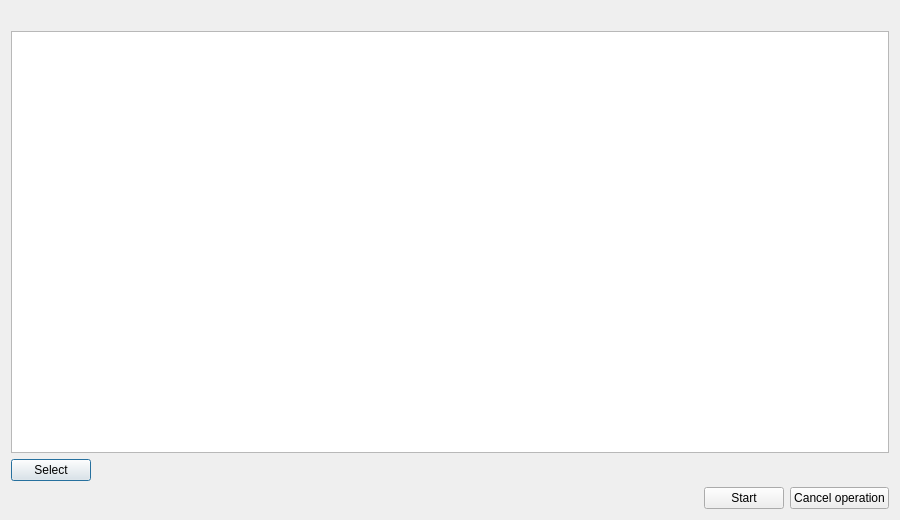
<?xml version="1.0" encoding="UTF-8"?>
<ui version="4.0">
 <class>CConflictListDialog</class>
 <widget class="QDialog" name="CConflictListDialog">
  <property name="geometry">
   <rect>
    <x>0</x>
    <y>0</y>
    <width>900</width>
    <height>520</height>
   </rect>
  </property>
  <property name="windowTitle">
   <string>Conflicts</string>
  </property>
  <layout class="QVBoxLayout" name="mainLayout">
   <item>
    <widget class="QLabel" name="lblSummary">
     <property name="text">
      <string notr="true"/>
     </property>
    </widget>
   </item>
   <item>
    <widget class="QTreeView" name="conflictsView">
     <property name="selectionMode">
      <enum>QAbstractItemView::SelectionMode::ExtendedSelection</enum>
     </property>
     <property name="selectionBehavior">
      <enum>QAbstractItemView::SelectionBehavior::SelectRows</enum>
     </property>
     <property name="uniformRowHeights">
      <bool>true</bool>
     </property>
     <property name="allColumnsShowFocus">
      <bool>true</bool>
     </property>
    </widget>
   </item>
   <item>
    <layout class="QHBoxLayout" name="actionsLayout">
     <item>
      <widget class="QPushButton" name="btnSelect">
       <property name="text">
        <string>Select</string>
       </property>
      </widget>
     </item>
     <item>
      <spacer name="actionsSpacer">
       <property name="orientation">
        <enum>Qt::Orientation::Horizontal</enum>
       </property>
       <property name="sizeHint" stdset="0">
        <size>
         <width>0</width>
         <height>0</height>
        </size>
       </property>
      </spacer>
     </item>
    </layout>
   </item>
   <item>
    <layout class="QHBoxLayout" name="bottomLayout">
     <item>
      <spacer name="bottomSpacer">
       <property name="orientation">
        <enum>Qt::Orientation::Horizontal</enum>
       </property>
       <property name="sizeHint" stdset="0">
        <size>
         <width>0</width>
         <height>0</height>
        </size>
       </property>
      </spacer>
     </item>
     <item>
      <widget class="QPushButton" name="btnStart">
       <property name="text">
        <string>Start</string>
       </property>
      </widget>
     </item>
     <item>
      <widget class="QPushButton" name="btnCancelOperation">
       <property name="text">
        <string>Cancel operation</string>
       </property>
      </widget>
     </item>
    </layout>
   </item>
  </layout>
 </widget>
 <resources/>
 <connections/>
</ui>
